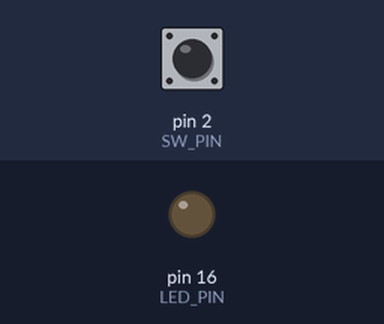
Simulated run of this sketch. Board: Arduino Uno, built with avr-gcc and run on an emulated ATmega328P. Shown: output pins drawn as LEDs (lit = HIGH). Inputs (shaded band) come from the test bench; at power-on: pin 2 (SW_PIN) LOW.

Above: at 1.2 s.
1.3 s: pin 2 (SW_PIN) pulled HIGH for 0.15 s
At 2.6 s:
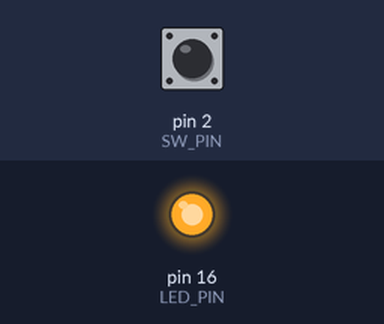
2.9 s: pin 2 (SW_PIN) pulled HIGH for 1 s
At 5.1 s:
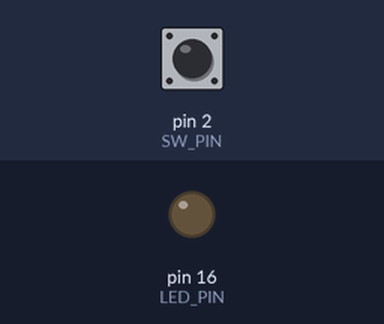
5.4 s: pin 2 (SW_PIN) pulled HIGH for 3.2 s
At 10.0 s:
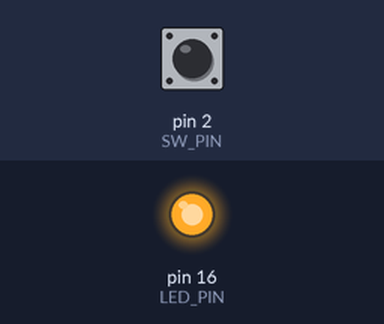
Timing chart, 0 to 11.5 s (numbered marks = the images above; inputs shaded):
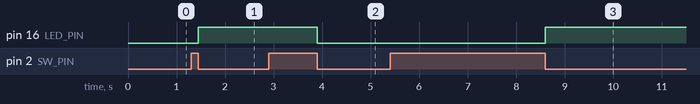

The sketch:

4.2-Switch-Control-LED.ino
```cpp
#define SW_PIN  (2)  // กำหนดแทนที่ SW_PIN ด้วย 2
#define LED_PIN (16) // กำหนดแทนที่ LED_PIN ด้วย 2

void setup() {
  Serial.begin(115200); // เริ่มต้นใช้ Serial ความเร็ว 115200
  pinMode(SW_PIN, INPUT); // กำหนดให้ขา SW_PIN เป็นอินพุตดิจิทัล
  pinMode(LED_PIN, OUTPUT); // กำหนดให้ขา LED1_PIN เป็นเอาต์พุตดิจิทัล
}

void loop() {
  if (digitalRead(SW_PIN) == 1) { // ถ้าอ่านค่าสวิตช์ได้ 1
    while(digitalRead(SW_PIN) == 1) delay(10); // วนรอบหากยังอ่านได้ 1 (วนรอปล่อยสวิตช์)
    digitalWrite(LED_PIN, !digitalRead(LED_PIN)); // สั่งเปิด-ปิดหลอดแอลอีดี
  }
  delay(100); // หน่วงเวลา 0.1 วินาที
}
```

Measured:
- after the input at 1.3 s, pin 16 (LED_PIN): LOW → HIGH after 0.15 s
- after the input at 2.9 s, pin 16 (LED_PIN): HIGH → LOW after 1.0 s
- after the input at 5.4 s, pin 16 (LED_PIN): LOW → HIGH after 3.2 s
